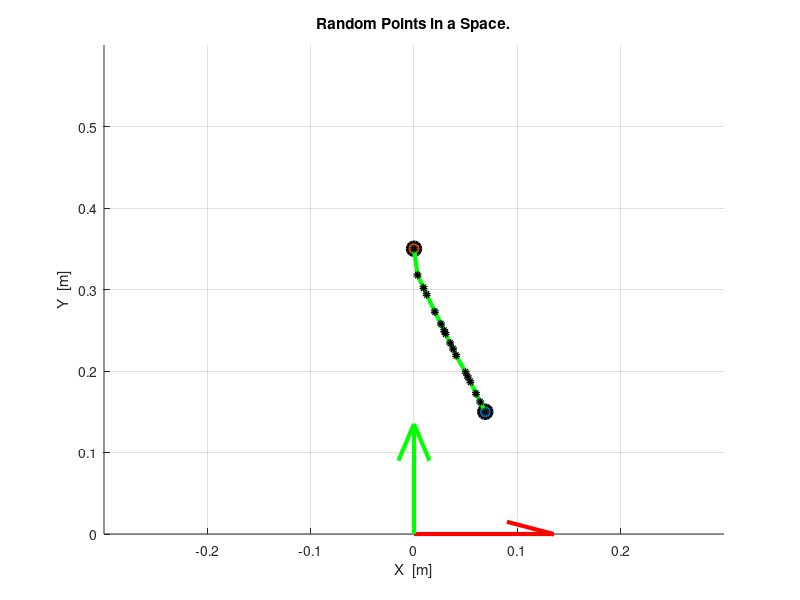

Recreate this plot in MATLAB.
%　部分高速typeAの経路を表示する
%　データは以前作成したものを利用

clear;

addpath('.', '-end');
addpath('function', '-end');
addpath('data', '-end');

load('data/apply_points.mat', 'apply_points');


%apply_points = [];
first_pos = [0.069, 0.150];
goal_pos = [0.0, 0.350];

figure;

hold on;

grid on;

axis([-0.3 0.3 0.0 0.6]);

scatter(first_pos(1), first_pos(2), 100, 'filled', "g", 'MarkerEdgeColor', 'k', 'LineWidth', 2);
scatter(goal_pos(1), goal_pos(2), 100, 'filled', "r", 'MarkerEdgeColor', 'k', 'LineWidth', 2);

% x軸の描画
%line([0 0.2], [0 0], 'Color', 'red', 'LineWidth', 2); 
quiver(0.0, 0.0, 0.15, 0.0, 'Color', 'red', 'LineWidth', 3);
% y軸の描画
%line([0 0], [0 0.2], 'Color', 'green', 'LineWidth', 2); 
quiver(0.0, 0.0, 0.0, 0.15, 'Color', 'green', 'LineWidth', 3);


xlabel('X  [m]');
ylabel('Y  [m]');

title('Random Points in a Space.');

x = apply_points(:, 1);
y = apply_points(:, 2);

plot(x, y, 'LineWidth', 3, 'Color', 'g', 'Marker', 'o', 'MarkerEdgeColor', 'k', 'MarkerFaceColor', 'k', 'MarkerSize', 3);
